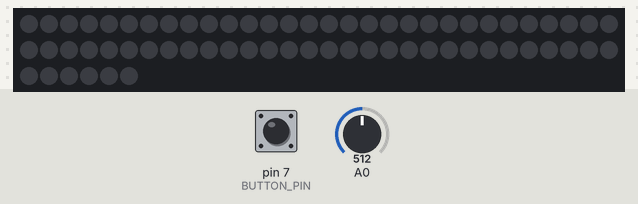
The sketch below on a simulated Arduino Uno, built with avr-gcc and run on an emulated ATmega328P. Parts: 66 RGB LEDs in strip order, left to right, continuing on the next row. The inputs (shaded band) are chosen by the test bench; at power-on: pin 7 (BUTTON_PIN) HIGH, A0 = 512. Random numbers use the default seed unless the sketch sets one.

Above: at 1.2 s.
1.3 s: pin 7 (BUTTON_PIN) pulled LOW for 0.15 s
At 3.6 s:
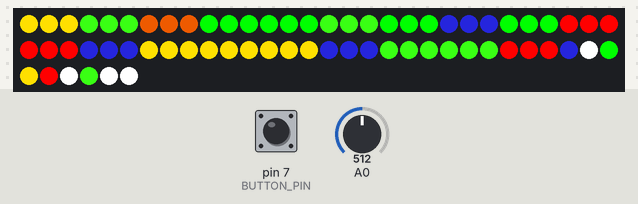
4.2 s: pin 7 (BUTTON_PIN) pulled LOW for 1 s
At 6.9 s:
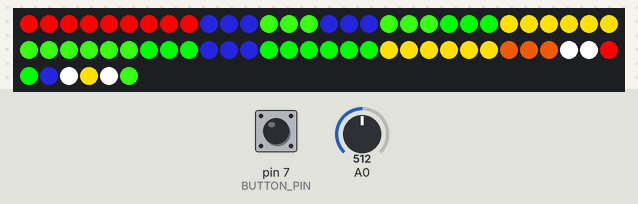
Timing chart, 0 to 8.4 s (numbered marks = the images above; inputs shaded):
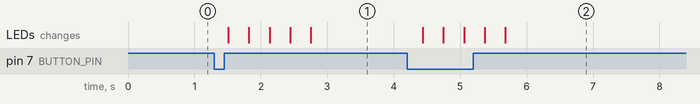

Measured:
- after the input at 1.3 s, the LEDs: first change after 0.21 s (image 1 shows a later state)
- after the input at 4.2 s, the LEDs: first change after 0.24 s (image 2 shows a later state)

The sketch:

base_catan.ino
```cpp
#include <Adafruit_NeoPixel.h>    // handle individually addressable LEDs
#include <time.h>                 // for srand (seed for randomization)
#include <Array.h>                // Arrays (documentation: https://github.com/janelia-arduino/Array)

#define PIN 1                     // arduino pin for the led strip
#define NUMPIXELS 66              // 57 for resource tiles and 9 for ports

#define DELAY_VALUE 50            // time (ms) to pause between re-rendering the LEDs
#define SHUFFLE_TIMES_NUM 5       // Shuffle board 8 times to produce "loading" vibe
#define BUTTON_PIN 7              // randomizer button/switch is on this pin

/**
 * We may handle multiple "games" (5/6 players, Seafarers, C&K, etc)
 * in one code. I'm leaning towards having different programs for
 * different "games" to save memory but I'm adding this here just in
 * case if I get lazy in the future.
 */
#define BASE_PORT_SIZE 9
#define BASE_RESOURCE_SIZE 19

/**
 * Setting up NeoPixel library with # of pixels and pin
 */
Adafruit_NeoPixel pixels(NUMPIXELS, PIN, NEO_GRB + NEO_KHZ800);

boolean oldButtonState = HIGH;

//////////////////////////////////////////////////////////////
// ABSTRACT CLASSES
//////////////////////////////////////////////////////////////

struct rgb {
  rgb() : r(255), g(255), b(255) {};
  rgb(int red, int green, int blue) {
    r = red;
    g = green;
    b = blue;
  };

  int r;
  int g;
  int b;
};

/**
 * Define all abstract structs here
 */
typedef struct rgb RGB;

//////////////////////////////////////////////////////////////
// Catan hexes
//////////////////////////////////////////////////////////////

struct brick {
  brick() : rgb(255, 0, 0) {};

  RGB rgb;
};

struct wheat {
  wheat() : rgb(254, 223, 0) {};

  RGB rgb;
};

struct ore {
  ore() : rgb(25, 25, 150) {};

  RGB rgb;
};

struct sheep {
  sheep() : rgb(57,255,20) {};

  RGB rgb;
};

struct wood {
  wood() : rgb(0, 255, 0) {};

  RGB rgb;
};

struct desert {
  desert() : rgb(200, 76, 0) {};

  RGB rgb;
};

struct port {
  port() : rgb(255, 255, 255) {};

  RGB rgb;
};

/**
 * Definition of all Catan hexes
 */
typedef struct brick Brick;
typedef struct ore Ore;
typedef struct wheat Wheat;
typedef struct sheep Sheep;
typedef struct wood Wood;
typedef struct desert Desert;
typedef struct port Port;

//////////////////////////////////////////////////////////////
// Catan
//////////////////////////////////////////////////////////////

struct catan {
  catan() {};

  Array<int, BASE_PORT_SIZE> ports = {{ 0, 1, 2, 3, 4, 6, 6, 6, 6 }};
  Array<int, BASE_RESOURCE_SIZE> resources = {{ 0, 0, 0, 1, 1, 1, 2, 2, 2, 2, 3, 3, 3, 3, 4, 4, 4, 4, 5 }};

  /*
   * Note to reader:
   * The `srand(time(NULL))` basically uses the internal clock to control the seed,
   * which is the starting value. For more information regarding this and why I'm
   * approaching this as the way, please see:
   * https://mathbits.com/MathBits/CompSci/LibraryFunc/rand.htm
   */
  void shuffleBoard() {
    randomSeed(analogRead(A0));

    for (int i = 0; i < BASE_RESOURCE_SIZE; i++) {
      int j = random(0, BASE_RESOURCE_SIZE);

      swap(&resources.at(i), &resources.at(j));
    }

    randomSeed(analogRead(A0));
    for (int i = 0; i < BASE_PORT_SIZE; i++) {
      int j = random(0, BASE_PORT_SIZE);

      swap(&ports.at(i), &ports.at(j));
    }
  }

  /**
   * @param first <int*> - first item
   * @param second <int*> - second item
   * Helper function that helps us swap values efficiently using pointers
   */
  void swap(int *first, int *second) {
    int temp = *first; // save first value
    *first = *second;
    *second = temp;
  }
};

typedef struct catan Catan;

Brick brick;    // 0
Ore ore;        // 1
Wheat wheat;    // 2
Sheep sheep;    // 3
Wood wood;      // 4
Desert desert;  // 5
Port port;      // 6 - Represents 3:1 port

Catan catan;

int buttonState = 0;

/**
 * Setting up the game through the led strip
 */
void setupGame() {
  for (int i = 0; i < pixels.numPixels(); i++) {
    int colorIndex = i / 3;
    int color = catan.resources.at(colorIndex);

    // ports
    if (i > 56) {
      // "reset" index ot 0 to follow the port array
      colorIndex = i - 57;
      color = catan.ports.at(colorIndex);
    }

    // here is where the numerical associations with the resource colors are used
    switch (color) {
      case 0:
        pixels.setPixelColor(i, pixels.Color(brick.rgb.r, brick.rgb.g, brick.rgb.b));
        break;
      case 1:
        pixels.setPixelColor(i, pixels.Color(ore.rgb.r, ore.rgb.g, ore.rgb.b));
        break;
      case 2:
        pixels.setPixelColor(i, pixels.Color(wheat.rgb.r, wheat.rgb.g, wheat.rgb.b));
        break;
      case 3:
        pixels.setPixelColor(i, pixels.Color(sheep.rgb.r, sheep.rgb.g, sheep.rgb.b));
        break;
      case 4:
        pixels.setPixelColor(i, pixels.Color(wood.rgb.r, wood.rgb.g, wood.rgb.b));
        break;
      case 5:
        pixels.setPixelColor(i, pixels.Color(desert.rgb.r, desert.rgb.g, desert.rgb.b));
        break;
      case 6:
        pixels.setPixelColor(i, pixels.Color(port.rgb.r, port.rgb.g, port.rgb.b));
        break;
    }

    pixels.show();
  }
}

/**
 * Initialization
 */
void setup() {
  pinMode(BUTTON_PIN, INPUT_PULLUP);

  // Signify to the user that the game is ready to be created
  pixels.begin();
}

/**
 * Function that gets called every time.
 *
 * It gets called every x milliseconds. This is defined through
 * DELAY_VALUE global variable.
 */
void loop() {
  boolean newButtonState = digitalRead(BUTTON_PIN);

  // user pressed button
  if (newButtonState == LOW && oldButtonState == HIGH) {
    //short delay to debounce button
    delay(20);

    // double check to see if button is still low after debounce
    newButtonState = digitalRead(BUTTON_PIN);

    // The user has truly pushed the button
    if (newButtonState == LOW) {

      for (int i = 0; i < SHUFFLE_TIMES_NUM; i++) {
        catan.shuffleBoard();
        setupGame();
        delay(125);
      }
    }
  }

  delay(DELAY_VALUE);
}
```
